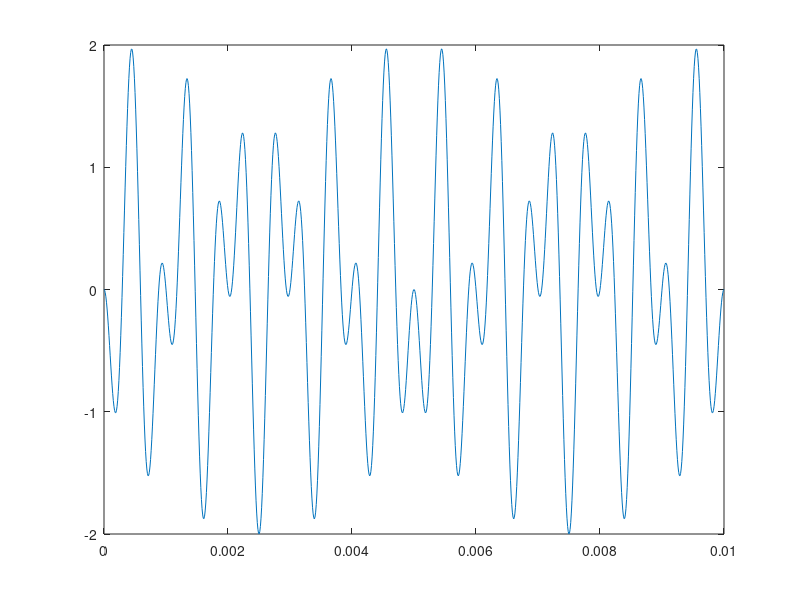

MATLAB code for this plot: (Note: this script raises an error after producing the figure.)
delta = linspace(0, 10e-3, 1000);
plot(delta, cos(2*pi*2200*delta) - cos(2*pi*1200*delta))


%%
%Program to perform CPFSK
clear all
close all
clc
A = [0 1 0 0 0 0 0 1];
D = [0 1 0 0 0 1 0 0];
W = [0 1 0 1 0 1 1 1];
x=[1 1 1 A D];
n=length(x);

pulseWidth_Sec = 833e-6;

Fs = 10000; % 10000 Hz de frecuencia de sampleo
Ts = 1/Fs;
f1=1200;
f2=2200;

Xcpfsk=[];
x1=[];
lastPhase = 0;
for z=1:n
    if(x(z)==1)
        x1=[x1,ones(1,100)];
        t1 = linspace(lastPhase/(2*pi*f1), lastPhase/(2*pi*f1) + pulseWidth_Sec, pulseWidth_Sec/Ts);
        % genera puntos espaciados en Ts 
        Xcpfsk=[Xcpfsk, sin(2*pi*f1*t1)];
        lastPhase = 2*pi*f1*(lastPhase/(2*pi*f1) + pulseWidth_Sec + Ts);
    elseif(x(z)==0)
        x1=[x1,zeros(1,100)];
        t2 = linspace(lastPhase/(2*pi*f2), lastPhase/(2*pi*f2) + pulseWidth_Sec, pulseWidth_Sec/Ts);
        % genera puntos espaciados en Ts 
        Xcpfsk=[Xcpfsk, sin(2*pi*f2*t2)];
        lastPhase = 2*pi*f2*(lastPhase/(2*pi*f2) + pulseWidth_Sec + Ts);
    else
        disp('error');
        return
    end
end
pulseWidth_Sec/Ts

subplot 411
t = linspace(0, pulseWidth_Sec * n, length(x1));
plot(x1)
subplot 412
plot(Xcpfsk)
%plot(Xcpfsk)

realTime = [Xcpfsk, zeros(1, floor(440e-6/Ts))];
retarded = [zeros(1, floor(440e-6/Ts)), Xcpfsk];

product = realTime.*retarded;

subplot 413
plot(product);
csvwrite("Producto.csv", product);
csvwrite("FSKsignal.csv", realTime)

Hd = filterFIR1;

a = 1;
b = Hd.Numerator;



filteredOutput = filter(b, a, product);

subplot 414 
plot(filteredOutput);

error = 0;
firstOffset = floor(pulseWidth_Sec/(2*Ts) - 1);
idealOffset = pulseWidth_Sec/Ts;

%close
%plot(filteredOutput, 'red')
%hold on
%plot([0, 0, 0, 0.000000, 0.000000, 0.045652, 0.096826, -0.039241, -0.283791, -0.438452, -0.460523, -0.470081, -0.441281, -0.401240, -0.446669, -0.477741, -0.403163, -0.383283, -0.449840, -0.456579, -0.405842, -0.448084, -0.499918, -0.447440, -0.400580, -0.462701, -0.477175, -0.494202, -0.538802, -0.282159, 0.091268, 0.459653, 0.507420, 0.566880, 0.478809, 0.477547, 0.455566, 0.512422, 0.448825, 0.509197, 0.428797, 0.517239, 0.426091, 0.550272, 0.444525, 0.304459, 0.079110, -0.191118, -0.430479, -0.543521, -0.511454, -0.505304, -0.327831, -0.130534, 0.094657, 0.256430, 0.462398, 0.461464, 0.448503, 0.453235, 0.456762, 0.443541, 0.477703, 0.427956, 0.462041, 0.404017, 0.468771, 0.407427, 0.488731, 0.421010, 0.509352, 0.414229, 0.490341, 0.391428, 0.493797, 0.404016, 0.510309, 0.419732, 0.525046, 0.421500, 0.502860, 0.401600, 0.498460, 0.421179, 0.512409, 0.440249, 0.518171, 0.446698, 0.494312, 0.455399, 0.508466, 0.475146, 0.516232, 0.252674, 0.026246, -0.213699, -0.346884, -0.492099, -0.474515, -0.410903, -0.475801, -0.467657, -0.405998, -0.426315, -0.461231, -0.408925, -0.455338, -0.510108, -0.325737, -0.130476, 0.093813, 0.255530, 0.463529, 0.459833, 0.450292, 0.451898, 0.458135, 0.442274, 0.479186, 0.427010, 0.463398, 0.391942, 0.522705, 0.495866, 0.517332, 0.359690, 0.021543, -0.298688, -0.456209, -0.460624, -0.514300, -0.486451, -0.493665, -0.280952, 0.073054, 0.440247, 0.531862, 0.531737, 0.517478, 0.448751, 0.485192, 0.485048, 0.480800, 0.488775, 0.458099, 0.475276, 0.437000, 0.490378, 0.452850, 0.514308, 0.446146, 0.510329, 0.426402, 0.517329, 0.424319, 0.552672, 0.442725, 0.308279, 0.080347, -0.192527, -0.435163, -0.544487, -0.511135, -0.501875, -0.323715, -0.130473, 0.092969, 0.254708, 0.464681, 0.458237, 0.452102, 0.450568, 0.459512, 0.441025, 0.480658, 0.426088, 0.464745, 0.391362, 0.524001, 0.494427, 0.518547, 0.358004, 0.020677, -0.298437, -0.453965, -0.459792, -0.514475, -0.488096, -0.496437, -0.281616, 0.073814, 0.441894, 0.531006, 0.533657, 0.515957, 0.450073, 0.483927, 0.486487, 0.479321, 0.489967, 0.456717, 0.504837, 0.453197, 0.520472, 0.469823, 0.269948, 0.061046, -0.186332, -0.384320, -0.525966, -0.514990, -0.539038, -0.385476, -0.144768, 0.110225, 0.291004, 0.445030, 0.491742, 0.458148, 0.582243, 0.453473, 0.391526, 0.069135, -0.267369, -0.516007, -0.516512, -0.507985, -0.442752, -0.348163, -0.205865, 0.057508, 0.322808, 0.532974, 0.452180, 0.584683, 0.463679, 0.540464, 0.298445, 0.006097, -0.271006, -0.383551, -0.445221, -0.500062, -0.429090, -0.447978, -0.499799, -0.447335, -0.405872, -0.456907, -0.449243, -0.382764, -0.403553, -0.477687, -0.445924, -0.401236, -0.441823, -0.451830, -0.381819, -0.382993, -0.452771, -0.440553, -0.401258, -0.447660, -0.477793, -0.402642, -0.419248, -0.496922, -0.436687, -0.390674, -0.235362, 0.057466, 0.362945, 0.540896, 0.468816, 0.543781, 0.415409, 0.512508, 0.439917, 0.518374, 0.446344, 0.494525, 0.454915, 0.508898, 0.474859, 0.516571, 0.252763, 0.025983, -0.214069, -0.346833, -0.483779, -0.519329, -0.566441, -0.491989, -0.204067, 0.118980, 0.380318, 0.448949, 0.561402, 0.407835, 0.505721, 0.414043, 0.515122, 0.418528, 0.495496, 0.404595, 0.476395, 0.398922, 0.469926, 0.422783, 0.486352, 0.436386, 0.464920, 0.423028, 0.442663, 0.425611, 0.437409, 0.448914, 0.451313, 0.469020, 0.433984, 0.454031, 0.410112, 0.460662, 0.411401, 0.481430, 0.424769, 0.502692, 0.415719, 0.484538, 0.388707, 0.539703, 0.474286, 0.534164, 0.328081, 0.009838, -0.288714, -0.463138, -0.489293, -0.431895, -0.307837], 'blue')

%plot(filteredOutput, 'red')
%hold on
%plot([0.3, 0.3, 0.3, 0.3, 0.000000, 0.045652, 0.096826, -0.039241, -0.283790, -0.438451, -0.460522, -0.470078, -0.441277, -0.401237, -0.446667, -0.477740, -0.403163, -0.383283, -0.449839, -0.456578, -0.405841, -0.448084, -0.499918, -0.447441, -0.400580, -0.450937, -0.460131, -0.407957, -0.437508, -0.500113, -0.461715, -0.406693, -0.449445, -0.459319, -0.394009, -0.397028, -0.477247, -0.460329, -0.403286, -0.431467, -0.458651, -0.405523, -0.459072, -0.501491, -0.315538, -0.131239, 0.089069, 0.251941, 0.470181, 0.436926, 0.511146, 0.546106, 0.491883, 0.384455, 0.040073, -0.295689, -0.492430, -0.447946, -0.476679, -0.463534, -0.407821, -0.467110, -0.499105, -0.433497, -0.411458, -0.463030, -0.446436, -0.398139, -0.451423, -0.498753, -0.442507, -0.406281, -0.458898, -0.438906, -0.442434, -0.548439, -0.428413, -0.164228, 0.116449, 0.323580, 0.441762, 0.523707, 0.441659, 0.588216, 0.440752, 0.381287, 0.079216, -0.248109, -0.510904, -0.531119, -0.507513, -0.446485, -0.319183, -0.179161, 0.061539, 0.290370, 0.520380, 0.432656, 0.576296, 0.479364, 0.535840, 0.323093, 0.008735, -0.286280, -0.410800, -0.450162, -0.517433, -0.519651, -0.535855, -0.283335, 0.089320, 0.459359, 0.510391, 0.593068, 0.501666, 0.500829, 0.477454, 0.263612, 0.055452, -0.188086, -0.374582, -0.519827, -0.515870, -0.546165, -0.402862, -0.151943, 0.113173, 0.303653, 0.442941, 0.504793, 0.450460, 0.585683, 0.447635, 0.388297, 0.073703, -0.259690, -0.515177, -0.522905, -0.507699, -0.443359, -0.334867, -0.194656, 0.058726, 0.308731, 0.528336, 0.443069, 0.582338, 0.469360, 0.539358, 0.308390, 0.006586, -0.277833, -0.433421, -0.483933, -0.453003, -0.346143],'blue')


function Hd = filterFIR1
%filterFIR1 Returns a discrete-time filter object.

% MATLAB Code
% Generated by MATLAB(R) 9.4 and DSP System Toolbox 9.6.
% Generated on: 17-Oct-2022 01:34:29

% Equiripple Lowpass filter designed using the FIRPM function.

% All frequency values are in Hz.
Fs = 10000;  % Sampling Frequency

Fpass = 1400;            % Passband Frequency
Fstop = 2400;            % Stopband Frequency
Dpass = 0.057501127785;  % Passband Ripple
Dstop = 0.1;             % Stopband Attenuation
dens  = 20;              % Density Factor

% Calculate the order from the parameters using FIRPMORD.
[N, Fo, Ao, W] = firpmord([Fpass, Fstop]/(Fs/2), [1 0], [Dpass, Dstop]);

% Calculate the coefficients using the FIRPM function.
b  = firpm(N, Fo, Ao, W, {dens});
Hd = dfilt.dffir(b);

% [EOF]

end













